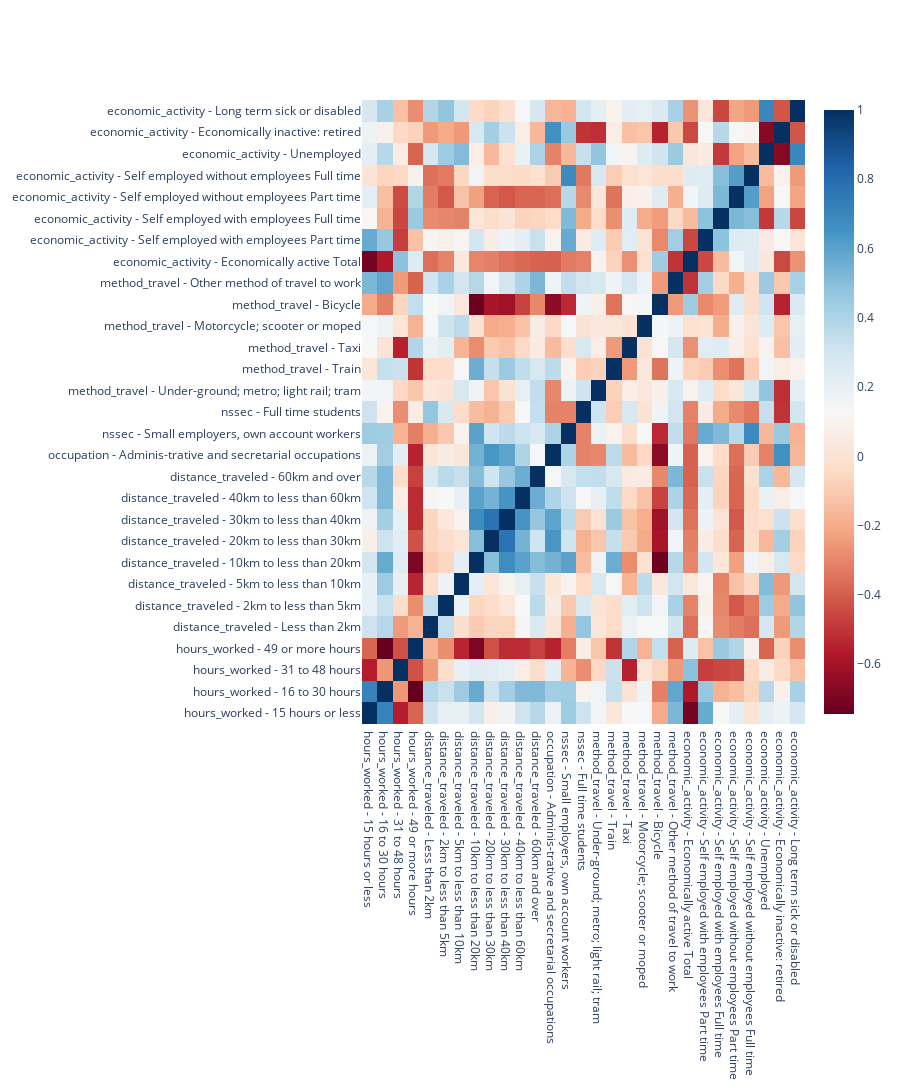

The notebook cell this image was saved under:
### Code cell
# Initialize an empty set to store the names of highly correlated variables
 correlated = set()

 # Define a threshold for correlation
 threshold = 0.8

 # Loop through the correlation matrix. The 'abs' function ensures that both highly positively and negatively correlated variables are considered.
 # If the absolute correlation between two variables is greater than the threshold, add the variable name to the 'correlated' set.
 for i in range(len(corr_matrix.columns)):
     for j in range(i):
         if abs(corr_matrix.iloc[i, j]) > threshold:
             colname = corr_matrix.columns[i]
             correlated.add(colname)

 # Drop the highly correlated variables from the dataframe. The 'errors' parameter is set to 'ignore' to avoid errors if a column is not present in the dataframe.
 gdf_non_correlated = gdf.drop(columns=correlated, errors='ignore')

 # Select numerical columns for the new correlation matrix
 numerical_columns = gdf_non_correlated.select_dtypes(include=[np.number]).columns.tolist()

 # Generate a new correlation matrix after dropping the highly correlated variables
 corr_matrix = gdf_non_correlated[numerical_columns].corr()

 # Create a heatmap of the new correlation matrix using plotly
 heatmap = go.Figure(data=go.Heatmap(z=corr_matrix.values, x=list(corr_matrix.columns), y=list(corr_matrix.index), colorscale='RdBu'))
 heatmap.update_layout(autosize=True, height=1400)

print("Now we have " + str(len(gdf_non_correlated.columns)) + " variables after removing highly correlated variables.")
heatmap.show()

### Figure 1 — Plotly figure (JSON) as saved in the notebook; plotly's stock layout.template omitted (floating-point values rounded to 4 significant figures; data arrays with more than 128 entries replaced by an {"elided": "..."} marker saying what was removed)
{"data": [{"colorscale": [[0, "rgb(103,0,31)"], [0.1, "rgb(178,24,43)"], [0.2, "rgb(214,96,77)"], [0.3, "rgb(244,165,130)"], [0.4, "rgb(253,219,199)"], [0.5, "rgb(247,247,247)"], [0.6, "rgb(209,229,240)"], [0.7, "rgb(146,197,222)"], [0.8, "rgb(67,147,195)"], [0.9, "rgb(33,102,172)"], [1, "rgb(5,48,97)"]], "type": "heatmap", "x": ["hours_worked - 15 hours or less", "hours_worked - 16 to 30 hours", "hours_worked - 31 to 48 hours", "hours_worked - 49 or more hours", "distance_traveled - Less than 2km", "distance_traveled - 2km to less than 5km", "distance_traveled - 5km to less than 10km", "distance_traveled - 10km to less than 20km", "distance_traveled - 20km to less than 30km", "distance_traveled - 30km to less than 40km", "distance_traveled - 40km to less than 60km", "distance_traveled - 60km and over", "occupation - Adminis-trative and secretarial occupations", "nssec - Small employers, own account workers", "nssec - Full time students", "method_travel - Under-ground; metro; light rail; tram", "method_travel - Train", "method_travel - Taxi", "method_travel - Motorcycle; scooter or moped", "method_travel - Bicycle", "method_travel - Other method of travel to work", "economic_activity - Economically active Total", "economic_activity - Self employed with employees Part time", "economic_activity - Self employed with employees Full time", "economic_activity - Self employed without employees Part time", "economic_activity - Self employed without employees Full time", "economic_activity - Unemployed", "economic_activity - Economically inactive: retired", "economic_activity - Long term sick or disabled"], "y": ["hours_worked - 15 hours or less", "hours_worked - 16 to 30 hours", "hours_worked - 31 to 48 hours", "hours_worked - 49 or more hours", "distance_traveled - Less than 2km", "distance_traveled - 2km to less than 5km", "distance_traveled - 5km to less than 10km", "distance_traveled - 10km to less than 20km", "distance_traveled - 20km to less than 30km", "distance_traveled - 30km to less than 40km", "distance_traveled - 40km to less than 60km", "distance_traveled - 60km and over", "occupation - Adminis-trative and secretarial occupations", "nssec - Small employers, own account workers", "nssec - Full time students", "method_travel - Under-ground; metro; light rail; tram", "method_travel - Train", "method_travel - Taxi", "method_travel - Motorcycle; scooter or moped", "method_travel - Bicycle", "method_travel - Other method of travel to work", "economic_activity - Economically active Total", "economic_activity - Self employed with employees Part time", "economic_activity - Self employed with employees Full time", "economic_activity - Self employed without employees Part time", "economic_activity - Self employed without employees Full time", "economic_activity - Unemployed", "economic_activity - Economically inactive: retired", "economic_activity - Long term sick or disabled"], "z": {"elided": "29x29 float values"}}], "layout": {"autosize": true, "height": 1400}}
